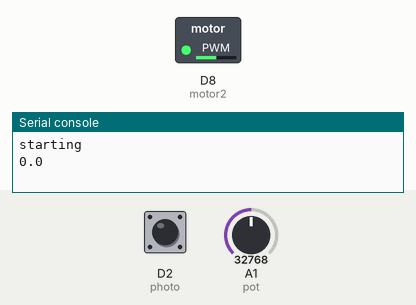
Simulated run of this program. Board: CircuitPython board. On the bench: switched loads named in the program (green lamp = pin HIGH), the last lines printed to the serial console. Inputs (shaded band) come from the test bench; at power-on: A1 (pot) = 32768, D2 (photo) HIGH (analog values on the 0–65535 scale).

Above: at 1.2 s.
1.3 s: A1 (pot) set to 45874
At 2.5 s:
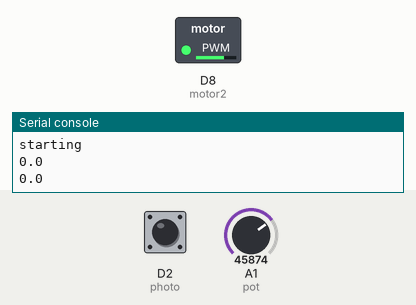
2.8 s: A1 (pot) set to 57670
At 3.6 s:
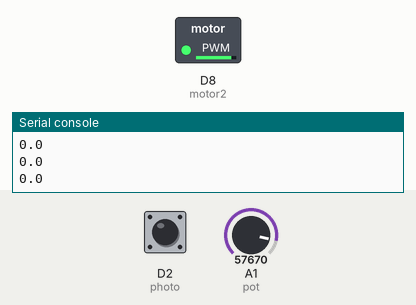
4.3 s: A1 (pot) set to 7864
At 4.7 s:
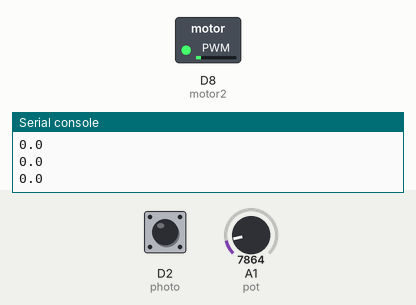
5.8 s: A1 (pot) set to 0
At 7.1 s:
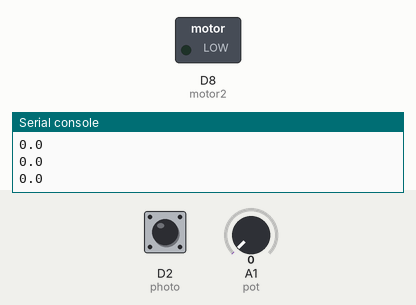
Timing chart, 0 to 8.3 s (numbered marks = the images above; inputs shaded):
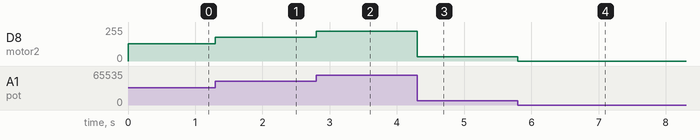

The program:

rpm.py
```python
import time
import digitalio  #pylint: disable-msg=import-error
import analogio   #pylint: disable-msg=import-error
import board      #pylint: disable-msg=import-error
import pulseio    #pylint: disable-msg=import-error

# make a digital input pin for the photo interrupter
photo = digitalio.DigitalInOut(board.D2)
photo.direction = digitalio.Direction.INPUT
photo.pull = digitalio.Pull.UP
# make an analog input pin for the potentiometer
pot = analogio.AnalogIn(board.A1)
# make an analog output pin for the motor transistor (or a PWM?)
#motor = analogio.AnalogOut(board.A0)
motor2 = pulseio.PWMOut(board.D8, frequency=5000, duty_cycle=0)

# some initial values
photoState = True
lastPhoto = True
potVal = 0
lastTime = 0
count = 0

print("starting")

while True:
    photoState = photo.value
    now = time.monotonic()
    # did the photointerrupter get tripped?
    if photoState and not lastPhoto:
        count += 1
    lastPhoto = photoState
    # get the pot val and set the motor speed (both go zero to 65535, so that works out)
    potVal = pot.value
    #motor.value = potVal
    motor2.duty_cycle = potVal
    # has it been a second?
    if now > lastTime + 1:
        RPM = count*60/5
        print(RPM)
        count = 0
        lastTime = now
```

Measured:
- after the input at 1.3 s, D8 (motor2): 128/255 → 178/255 at once
- after the input at 2.8 s, D8 (motor2): 178/255 → 224/255 at once
- after the input at 4.3 s, D8 (motor2): 224/255 → 31/255 at once
- after the input at 5.8 s, D8 (motor2): 31/255 → 0/255 at once
